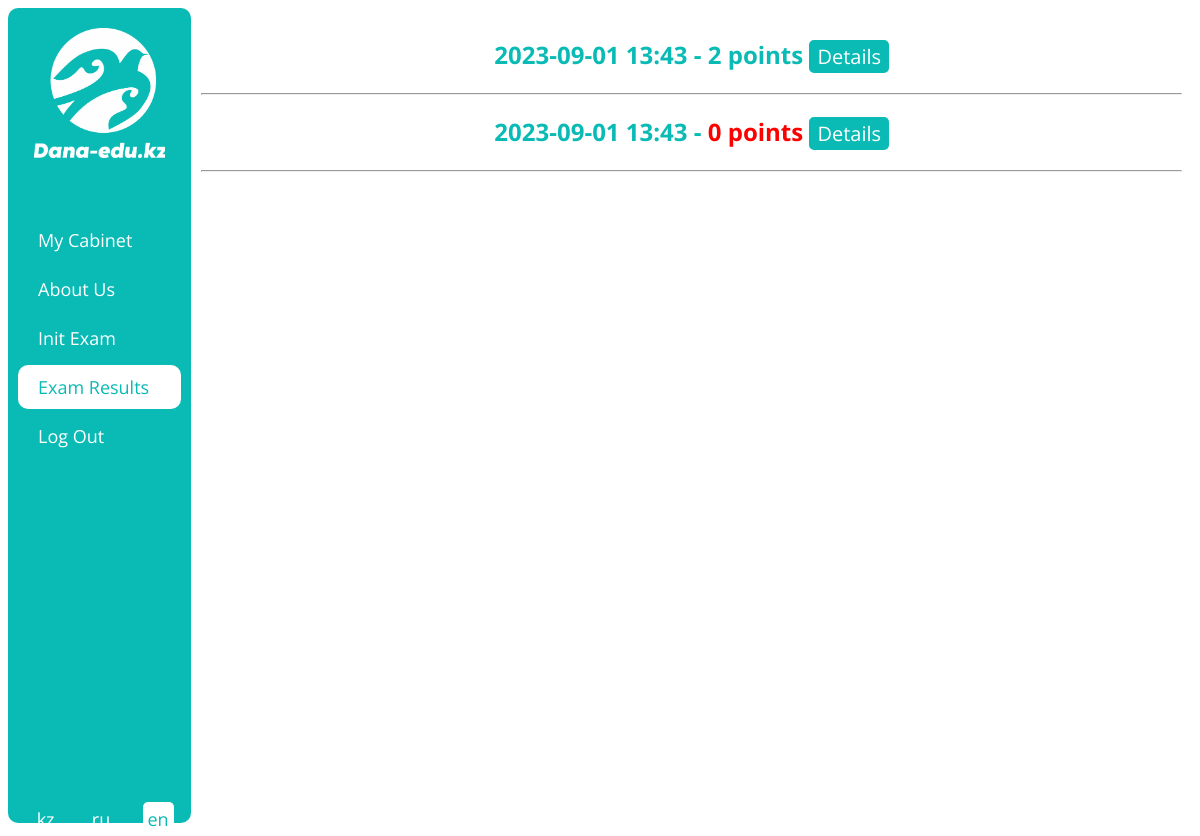
/en/exam_results (signed in), run on an earlier commit of the app's database.
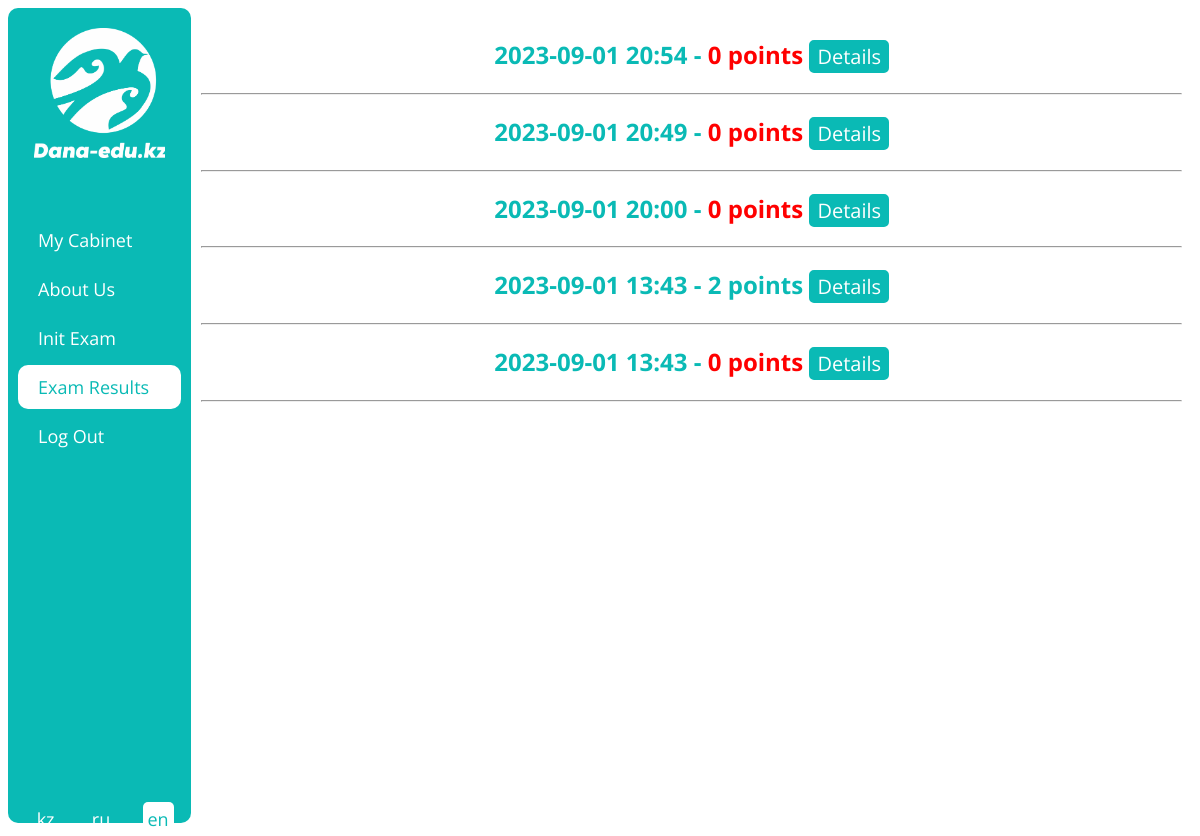
And on a later commit of the database.
### examapp/models.py (models this page shows, shortened)
class Result(models.Model):
    user = models.ForeignKey('CustomUser', on_delete=models.CASCADE)
    variant = models.ForeignKey('Variant', on_delete=models.CASCADE)
    subjects = models.ManyToManyField('Subject')
    starts_at = models.DateTimeField(auto_now=True)
    ends_at = models.DateTimeField(null=True, blank=True)
    points = models.PositiveSmallIntegerField(default=0)
    questions = models.ManyToManyField('Question', blank=True)
    answers = models.ManyToManyField('PupilAnswer', blank=True)
    is_violated = models.BooleanField(default=False)

### examapp/views.py (the view)
# urls.py: path('exam_results', examResultsView, name='exam_results_url'),
@login_required(login_url='login_url')
def examResultsView(request):
    results = Result.objects.filter(user=request.user).order_by('-starts_at')
    context = {'results': results,
               'urls': getUserUrls(request.user)}
    return render(request, 'exam_results_page.html', context)

### examapp/functions.py (called while the page is built)
def getUserUrls(user) -> []:
    urls = [
        {'text': _('My Cabinet'), 'url': 'cabinet_url'},
        {'text': _('About Us'), 'url': 'about_us_url'}
    ]
    if user.type == 'PU':
        urls.append({'text': _('Init Exam'), 'url': 'exam_init_url'})
        urls.append({'text': _('Exam Results'), 'url': 'exam_results_url'})
    if user.type == 'MO':
        urls.append({'text': _('Get Stats'), 'url': 'get_stats_url'})
        urls.append({'text': _('Add Question'), 'url': 'add_questions_init_url'})
        urls.append({'text': _('Questions Update'), 'url': 'questions_update_url'})
        urls.append({'text': _('Set Exam For Groups'), 'url': 'set_exam_for_groups_url'})
    urls.append({'text': _('Log Out'), 'url': 'logout_url'})
    return urls

### templates/exam_results_page.html
{% extends 'base.html' %}
{% load i18n %}
{% block content %}
    {% for result in results %}
        {% if result.is_violated %}
        <h2>
            {{ result.starts_at|date:'Y-m-d H:i' }} - <span style="color: red;">{{ result.points }} {% trans 'points' %}</span>
            <button class="btn" onclick="location.href='{% url 'exam_result_url' result.id %}'">{% trans 'Check' %}</button>
        </h2>
        {% else %}
        <h2>
            {{ result.starts_at|date:'Y-m-d H:i' }} - <span>{{ result.points }} {% trans 'points' %}</span>
            <button class="btn" onclick="location.href='{% url 'exam_result_url' result.id %}'">{% trans 'Check' %}</button>
        </h2>
        {% endif %}
        <hr>
    {% endfor %}
{% endblock content %}

What changed in the data, as far as the page shows it:
added Result: starts_at "2023-09-01 20:54", points "0"
added Result: starts_at "2023-09-01 20:49", points "0"
added Result: starts_at "2023-09-01 20:00", points "0"
